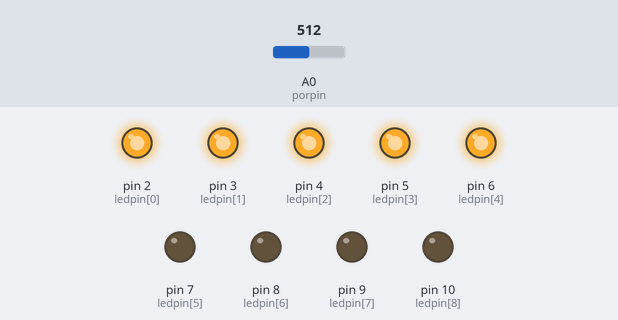
Bench run of a sketch on a simulated Arduino Uno, built with avr-gcc and run on an emulated ATmega328P. Shown: output pins drawn as LEDs (lit = HIGH). The inputs (shaded band) are chosen by the test bench; at power-on: A0 (porpin) = 512.

Above: at 1.2 s.
1.3 s: A0 (porpin) set to 601
2.8 s: A0 (porpin) set to 630
At 3.5 s:
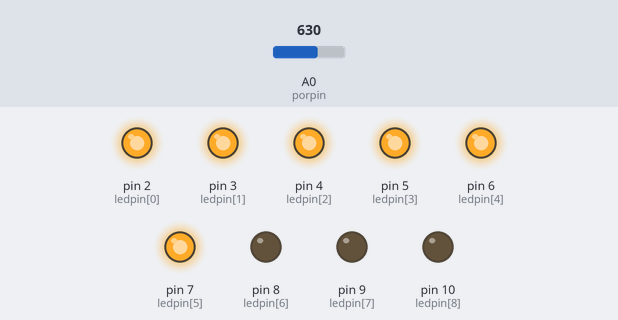
4.3 s: A0 (porpin) set to 511
At 4.7 s:
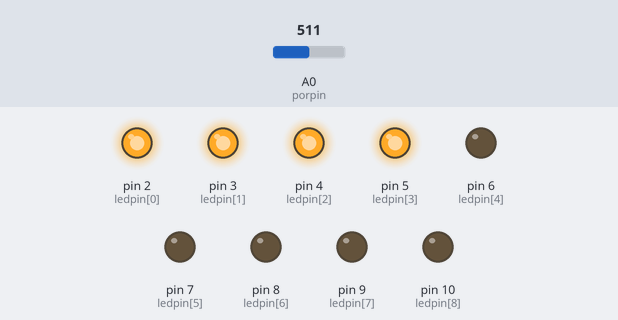
5.8 s: A0 (porpin) set to 426
7.3 s: A0 (porpin) set to 399
At 8.1 s:
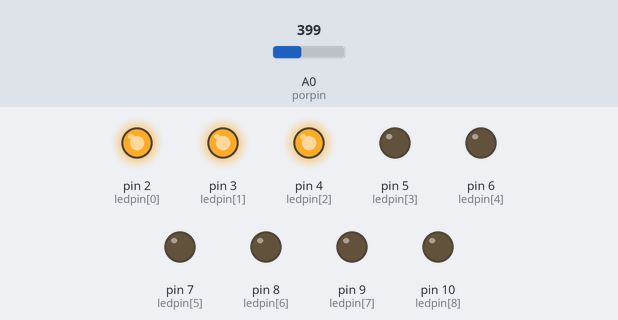
8.8 s: A0 (porpin) set to 716
At 9.3 s:
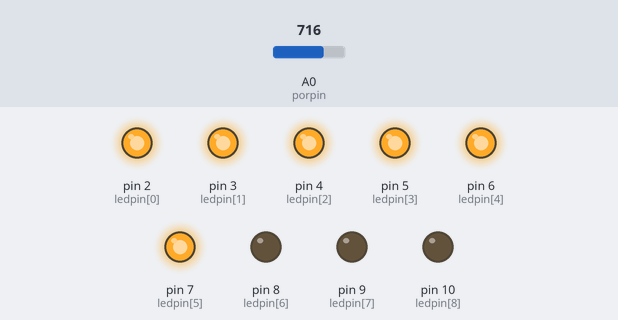
Timing chart, 0 to 11.3 s (numbered marks = the images above; inputs shaded):
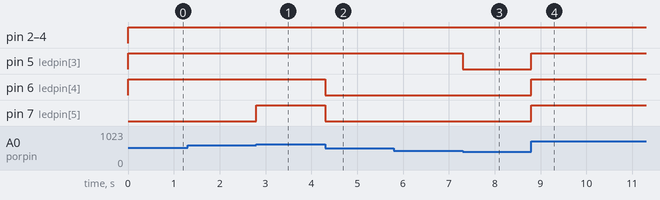

Measured:
- the behaviour switches between 613 and 614 on A0 (porpin) (found by bisection; images 0 and 1)
- the behaviour switches between 410 and 409 on A0 (porpin) (found by bisection; images 2 and 3)
- after the input at 1.3 s, every drawn part: stays the same
- after the input at 2.8 s, pin 7 (ledpin[5]): LOW → HIGH at once
- after the input at 4.3 s, pin 6 (ledpin[4]), pin 7 (ledpin[5]): HIGH → LOW at once
- after the input at 5.8 s, every drawn part: stays the same
- after the input at 7.3 s, pin 5 (ledpin[3]): HIGH → LOW at once
- after the input at 8.8 s, pin 5 (ledpin[3]), pin 6 (ledpin[4]), pin 7 (ledpin[5]): LOW → HIGH at once

The sketch:

Sequencia_de_led_aceso_com_o_Potenciometro.ino
```cpp
const int porpin = A0;
int ledc = 9;
int ledpin[] = {2, 3, 4, 5, 6, 7, 8, 9, 10};


void setup() {
  for (int thisled = 0; thisled < ledc; thisled++){

    pinMode(ledpin[thisled], OUTPUT);

  }

}

void loop() {

  int valorpot = analogRead(porpin);
  int ledlv = map(valorpot, 0, 1023, 0, 10);

  for (int thisled = 0; thisled < ledc; thisled++){

    if(thisled < ledlv){

      digitalWrite(ledpin[thisled], HIGH);

    }

    else {

      digitalWrite(ledpin[thisled], LOW);

    }

  }

}
```
